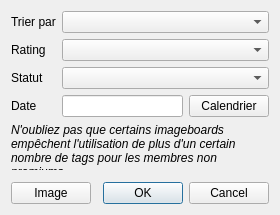
<?xml version="1.0" encoding="UTF-8"?>
<ui version="4.0">
 <class>SearchWindow</class>
 <widget class="QDialog" name="SearchWindow">
  <property name="geometry">
   <rect>
    <x>0</x>
    <y>0</y>
    <width>280</width>
    <height>215</height>
   </rect>
  </property>
  <property name="sizePolicy">
   <sizepolicy hsizetype="Fixed" vsizetype="Fixed">
    <horstretch>0</horstretch>
    <verstretch>0</verstretch>
   </sizepolicy>
  </property>
  <property name="windowTitle">
   <string>Grabber - Recherche</string>
  </property>
  <property name="windowIcon">
   <iconset resource="../resources.qrc">
    <normaloff>:/images/icon.ico</normaloff>:/images/icon.ico</iconset>
  </property>
  <layout class="QFormLayout" name="formLayout">
   <property name="fieldGrowthPolicy">
    <enum>QFormLayout::AllNonFixedFieldsGrow</enum>
   </property>
   <item row="0" column="0">
    <widget class="QLabel" name="label">
     <property name="text">
      <string>Trier par</string>
     </property>
    </widget>
   </item>
   <item row="0" column="1">
    <widget class="QComboBox" name="comboOrder">
     <item>
      <property name="text">
       <string/>
      </property>
     </item>
     <item>
      <property name="text">
       <string>ID (croissant)</string>
      </property>
     </item>
     <item>
      <property name="text">
       <string>ID (décroissant)</string>
      </property>
     </item>
     <item>
      <property name="text">
       <string>Score (croissant)</string>
      </property>
     </item>
     <item>
      <property name="text">
       <string>Score (décroissant)</string>
      </property>
     </item>
     <item>
      <property name="text">
       <string>Mégapixels (croissant)</string>
      </property>
     </item>
     <item>
      <property name="text">
       <string>Mégapixels (décroissant)</string>
      </property>
     </item>
     <item>
      <property name="text">
       <string>Taille de fichier</string>
      </property>
     </item>
     <item>
      <property name="text">
       <string>Orientation paysage</string>
      </property>
     </item>
     <item>
      <property name="text">
       <string>Orientation portrait</string>
      </property>
     </item>
     <item>
      <property name="text">
       <string>Nombre de favoris</string>
      </property>
     </item>
     <item>
      <property name="text">
       <string>Rang</string>
      </property>
     </item>
    </widget>
   </item>
   <item row="1" column="0">
    <widget class="QLabel" name="label_2">
     <property name="text">
      <string>Rating</string>
     </property>
    </widget>
   </item>
   <item row="1" column="1">
    <layout class="QHBoxLayout" name="horizontalLayout_3" stretch="1">
     <item>
      <widget class="QComboBox" name="comboRating">
       <item>
        <property name="text">
         <string/>
        </property>
       </item>
       <item>
        <property name="text">
         <string>Safe</string>
        </property>
       </item>
       <item>
        <property name="text">
         <string>Safe (non)</string>
        </property>
       </item>
       <item>
        <property name="text">
         <string>Questionable</string>
        </property>
       </item>
       <item>
        <property name="text">
         <string>Questionable (non)</string>
        </property>
       </item>
       <item>
        <property name="text">
         <string>Explicit</string>
        </property>
       </item>
       <item>
        <property name="text">
         <string>Explicit (non)</string>
        </property>
       </item>
      </widget>
     </item>
    </layout>
   </item>
   <item row="2" column="0">
    <widget class="QLabel" name="label_4">
     <property name="text">
      <string>Statut</string>
     </property>
    </widget>
   </item>
   <item row="2" column="1">
    <widget class="QComboBox" name="comboStatus">
     <item>
      <property name="text">
       <string/>
      </property>
     </item>
     <item>
      <property name="text">
       <string>Supprimée</string>
      </property>
     </item>
     <item>
      <property name="text">
       <string>Active</string>
      </property>
     </item>
     <item>
      <property name="text">
       <string>Signalée</string>
      </property>
     </item>
     <item>
      <property name="text">
       <string>En attente</string>
      </property>
     </item>
    </widget>
   </item>
   <item row="3" column="0">
    <widget class="QLabel" name="label_3">
     <property name="text">
      <string>Date</string>
     </property>
    </widget>
   </item>
   <item row="3" column="1">
    <layout class="QHBoxLayout" name="horizontalLayout">
     <item>
      <widget class="QLineEdit" name="lineDate"/>
     </item>
     <item>
      <widget class="QPushButton" name="buttonCalendar">
       <property name="text">
        <string>Calendrier</string>
       </property>
      </widget>
     </item>
    </layout>
   </item>
   <item row="6" column="0" colspan="2">
    <layout class="QHBoxLayout" name="horizontalLayout_2">
     <item>
      <widget class="QPushButton" name="buttonImage">
       <property name="text">
        <string>Image</string>
       </property>
      </widget>
     </item>
     <item>
      <widget class="QDialogButtonBox" name="buttonBox">
       <property name="orientation">
        <enum>Qt::Horizontal</enum>
       </property>
       <property name="standardButtons">
        <set>QDialogButtonBox::Cancel|QDialogButtonBox::Ok</set>
       </property>
      </widget>
     </item>
    </layout>
   </item>
   <item row="5" column="0" colspan="2">
    <spacer name="verticalSpacer">
     <property name="orientation">
      <enum>Qt::Vertical</enum>
     </property>
     <property name="sizeType">
      <enum>QSizePolicy::Expanding</enum>
     </property>
     <property name="sizeHint" stdset="0">
      <size>
       <width>20</width>
       <height>10</height>
      </size>
     </property>
    </spacer>
   </item>
   <item row="4" column="0" colspan="2">
    <widget class="QLabel" name="label_5">
     <property name="text">
      <string>&lt;i&gt;N'oubliez pas que certains imageboards empêchent l'utilisation de plus d'un certain nombre de tags pour les membres non premiums.</string>
     </property>
     <property name="wordWrap">
      <bool>true</bool>
     </property>
    </widget>
   </item>
  </layout>
 </widget>
 <resources>
  <include location="../resources.qrc"/>
 </resources>
 <connections>
  <connection>
   <sender>buttonBox</sender>
   <signal>accepted()</signal>
   <receiver>SearchWindow</receiver>
   <slot>accept()</slot>
   <hints>
    <hint type="sourcelabel">
     <x>248</x>
     <y>254</y>
    </hint>
    <hint type="destinationlabel">
     <x>157</x>
     <y>274</y>
    </hint>
   </hints>
  </connection>
  <connection>
   <sender>buttonBox</sender>
   <signal>rejected()</signal>
   <receiver>SearchWindow</receiver>
   <slot>reject()</slot>
   <hints>
    <hint type="sourcelabel">
     <x>316</x>
     <y>260</y>
    </hint>
    <hint type="destinationlabel">
     <x>286</x>
     <y>274</y>
    </hint>
   </hints>
  </connection>
 </connections>
</ui>
